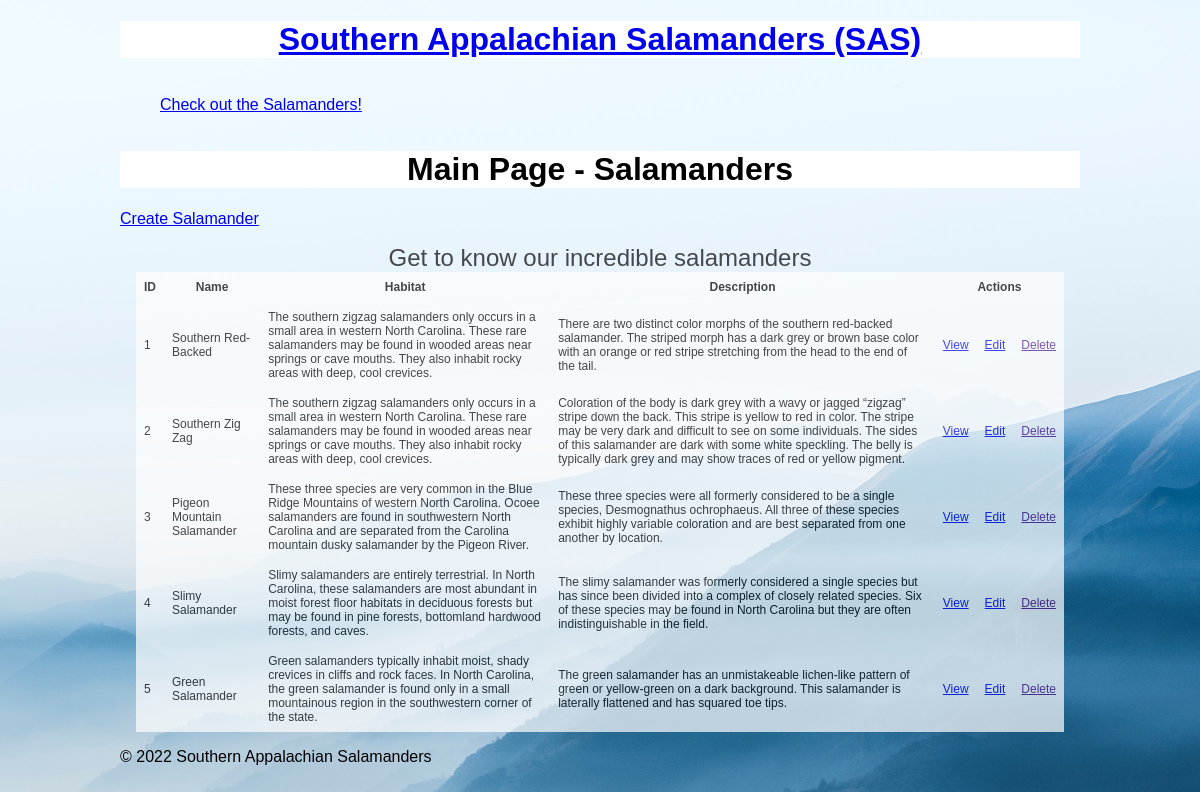
The app's page /salamanders/index.php with its own data.
### tables this page shows
CREATE TABLE `salamander` (
  `id` int(11) NOT NULL AUTO_INCREMENT PRIMARY KEY,
  `name` varchar(255) NOT NULL,
  `habitat` text,
  `description` text
);

### private/functions.php (called while the page is built, shortened)
<?php
function url_for($script_path) {
  if($script_path[0] != '/') {
    $script_path = "/" . $script_path;
  }
  return WWW_ROOT . $script_path;
}
function u($string="") {
  return urlencode($string);
}
function h($string="") {
  return htmlspecialchars($string);
}
?>

### private/query_functions.php (called while the page is built, shortened)
<?php
function find_all_salamander() {
  global $db;
  $sql = "SELECT * FROM salamander ";
  $sql .= "ORDER BY id ASC";
  $result = mysqli_query($db, $sql);
  return $result;
  }
?>

### public/salamanders/index.php (the view, shortened to what this page needs)
<?php require_once('../../private/initialize.php');
  $subject_set = find_all_salamander();
  include_once(SHARED_PATH . '/salamander-header.php');
?>
  <h1>Main Page - Salamanders</h1>
  <a href="<?php echo url_for('/salamanders/new.php'); ?>">Create Salamander</a>
  <table>
    <caption>Get to know our incredible salamanders</caption>
    <tr>
      <th scope="col">ID</th>
      <th scope="col">Name</th>
      <th scope="col">Habitat</th>
      <th scope="col">Description</th>
      <th colspan=3 scope="col">Actions</th>
    </tr>
    <?php while($salamander= mysqli_fetch_assoc($subject_set)) { ?>
    <tr>
      <td><?= h($salamander['id']); ?> </td>
    	<td><?= h($salamander['name']); ?> </td>
      <td><?= h($salamander['habitat']); ?> </td>
      <td><?= h($salamander['description']); ?> </td>
      <td><a href="<?= url_for('salamanders/show.php?id=' . h(u($salamander['id']))); ?>">View</a></td>
      <td><a href="<?= url_for('salamanders/edit.php?id=' . h(u($salamander['id']))); ?>">Edit</a></td>
      <td><a href="">Delete</a></td>
    </tr>
    <?php } ?>
  </table>
<?php include(SHARED_PATH . '/salamander-footer.php'); ?>

### private/shared/salamander-header.php (shortened to what this page needs)
<!doctype html>
<html lang="en">
  <head>
    <link rel="stylesheet" media="all" href="<?= url_for('/stylesheets/salamanders.css'); ?>" />
  </head>
  <body>
    <header>
      <h1><a href="<?= url_for('/'); ?>">Southern Appalachian Salamanders (SAS)</a></h1>
    </header>
    <nav>
      <ul>
        <li><a href="<?= url_for('salamanders/'); ?>">Check out the Salamanders!</a></li>
      </ul>
    </nav>

### private/shared/salamander-footer.php
<footer>
  <p>&copy; <?= date('Y'); ?> Southern Appalachian Salamanders</p>
</footer>
</body>
</html>

### public/stylesheets/salamanders.css (style rules this page uses)
* { box-sizing: border-box; }
html { font-family:Verdana, Geneva, Tahoma, sans-serif; }
body { background-image: url(../images/bk-img.jpg); background-size: cover; background-repeat: no-repeat; margin: auto; max-width: 960px; }
h1 { background-color: #fff; text-align: center; }
nav ul { display: inline-block; list-style: none; }
table { background-color: #fff; font-size: 12px; margin: 1rem; opacity: .7; }
table caption { font-size: 24px; }
table, th, td { border-collapse: collapse; }
th, td { padding: .5rem; }

### records on screen
salamander: id "1", name "Southern Red-Backed", habitat "The southern zigzag salamanders only occurs in a small area in western North Carolina. These rare salamanders may be found in wooded areas near springs or cave mouths. They also inhabit rocky areas with deep, cool crevices.", description "There are two distinct color morphs of the southern red-backed salamander. The striped morph has a dark grey or brown base color with an orange or red stripe stretching from the head to the end of the tail."
salamander: id "2", name "Southern Zig Zag", habitat "The southern zigzag salamanders only occurs in a small area in western North Carolina. These rare salamanders may be found in wooded areas near springs or cave mouths. They also inhabit rocky areas with deep, cool crevices.", description "Coloration of the body is dark grey with a wavy or jagged “zigzag” stripe down the back. This stripe is yellow to red in color. The stripe may be very dark and difficult to see on some individuals. The sides of this salamander are dark with some white speckling. The belly is typically dark grey and may show traces of red or yellow pigment."
salamander: id "3", name "Pigeon Mountain Salamander", habitat "These three species are very common in the Blue Ridge Mountains of western North Carolina. Ocoee salamanders are found in southwestern North Carolina and are separated from the Carolina mountain dusky salamander by the Pigeon River.", description "These three species were all formerly considered to be a single species, Desmognathus ochrophaeus. All three of these species exhibit highly variable coloration and are best separated from one another by location."
salamander: id "4", name "Slimy Salamander", habitat "Slimy salamanders are entirely terrestrial. In North Carolina, these salamanders are most abundant in moist forest floor habitats in deciduous forests but may be found in pine forests, bottomland hardwood forests, and caves.", description "The slimy salamander was formerly considered a single species but has since been divided into a complex of closely related species. Six of these species may be found in North Carolina but they are often indistinguishable in the field."
salamander: id "5", name "Green Salamander", habitat "Green salamanders typically inhabit moist, shady crevices in cliffs and rock faces. In North Carolina, the green salamander is found only in a small mountainous region in the southwestern corner of the state.", description "The green salamander has an unmistakeable lichen-like pattern of green or yellow-green on a dark background. This salamander is laterally flattened and has squared toe tips."
